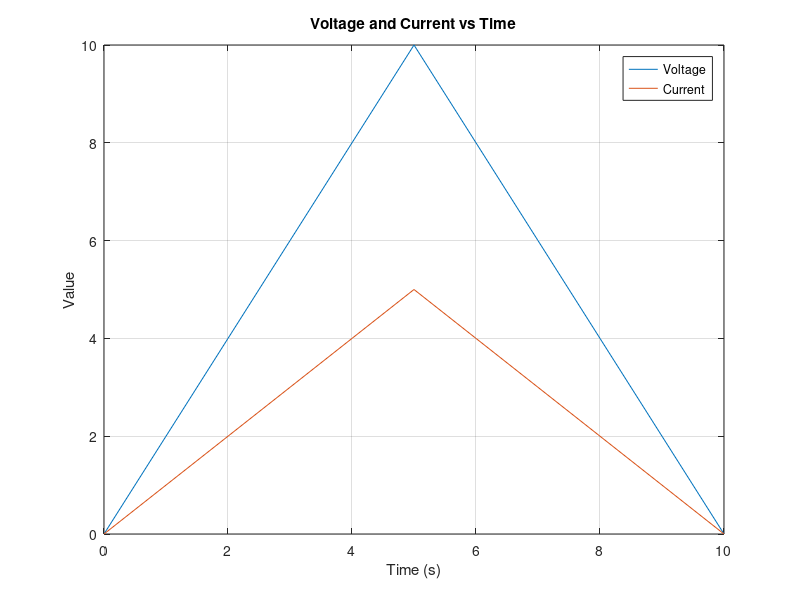

Write MATLAB code to recreate this figure.
% MATLAB Problem 14
% Topic: Multiple plots + hold on + legend

time = 0:1:10;

voltage = [0 2 4 6 8 10 8 6 4 2 0];

current = [0 1 2 3 4 5 4 3 2 1 0];

% TASK:
%
% 1. Plot voltage against time.
%
% 2. Use hold on.
%
% 3. Plot current against time on the same graph.
%
% 4. Add a title:
%    "Voltage and Current vs Time"
%
% 5. Label the x-axis:
%    "Time (s)"
%
% 6. Label the y-axis:
%    "Value"
%
% 7. Add a legend with:
%    "Voltage"
%    "Current"
%
% 8. Turn on the grid.
%
% HINT:
% You need:
% plot()
% hold on
% legend()
% title()
% xlabel()
% ylabel()
% grid on

time = 0:1:10;

voltage = [0 2 4 6 8 10 8 6 4 2 0];

current = [0 1 2 3 4 5 4 3 2 1 0];

plot(time,voltage)
hold on
plot(time,current)
title('Voltage and Current vs Time')
xlabel('Time (s)')
ylabel('Value')
legend('Voltage','Current')
grid on
